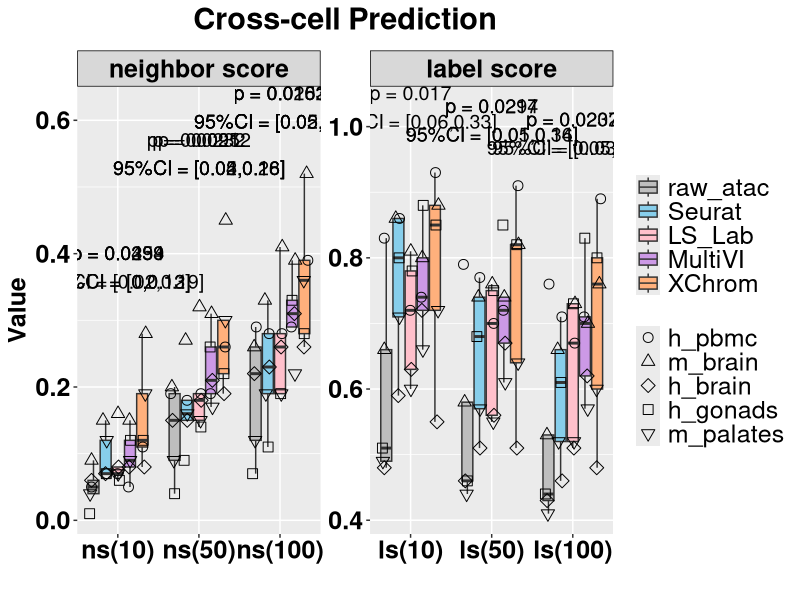
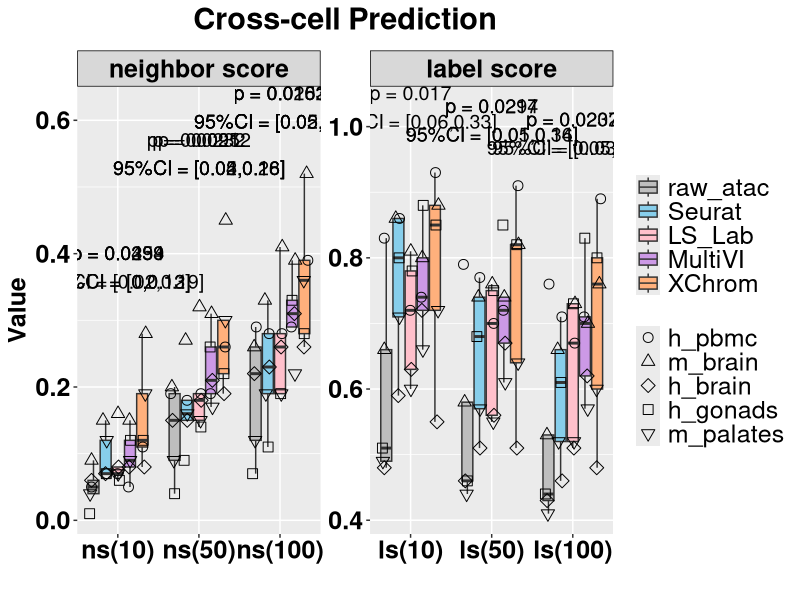

These charts were generated, in order, by the following R code:
library(ggplot2)
library(readr)
library(dplyr)
library(tidyr)
df <- read_csv('intra_method_nsls100.csv')

# 将 Metric 转换为因子并指定顺序
df$Metric <- factor(df$Metric, levels = c("ns(10)", "ns(50)", "ns(100)", 
                                          "ls(10)", "ls(50)", "ls(100)"))
df$Method <- factor(df$Method, levels = c('raw_atac',"Seurat", "LS_Lab", "MultiVI", "XChrom"))
df$Dataset<-factor(df$Dataset, levels = c("h_pbmc","m_brain","h_brain",'h_gonads','m_palates'))

##########------------------------------------------############################
# 添加一个新的列来标识 ns 和 ls
df <- df %>%
  mutate(MetricType = ifelse(grepl("ns", Metric), "neighbor score", "label score"))%>%
  mutate(MetricType = factor(MetricType, levels = c("neighbor score", "label score")))

# 统计每个分面类型的数量
metric_counts <- df %>%
  group_by(MetricType) %>%
  summarise(count = n(), .groups = "drop")

#################################### 分面 ######################################
y_pos <- df %>% 
  group_by(Metric) %>% 
  summarise(max_val = max(Value))

# 获取所有需要比较的方法（排除XChrom自身）
other_methods <- unique(df$Method[df$Method != "XChrom"])

# 提取XChrom的数据作为基准
xchrom_data <- df %>% 
  filter(Method == "XChrom") %>% 
  select(Dataset, Metric, MetricType, Value_XChrom = Value)

# 生成比较数据
comparison_data <- df %>%
  filter(Method != "XChrom") %>% 
  inner_join(xchrom_data, by = c("Dataset", "Metric", "MetricType")) %>%
  mutate(diff = Value_XChrom - Value)

# 计算统计指标
annotation_df <- comparison_data %>%
  group_by(Metric, Method) %>%  # 按Metric和对比方法分组
  summarise(
    mean_diff = mean(diff, na.rm = TRUE),
    se_diff = sd(diff, na.rm = TRUE) / sqrt(n()),
    lower_ci = mean_diff - qt(0.975, df = n()-1) * se_diff,
    upper_ci = mean_diff + qt(0.975, df = n()-1) * se_diff,
    p_value = t.test(Value_XChrom, Value, paired = TRUE)$p.value,
    .groups = "drop"
  ) %>%
  mutate(
    p_value_label = ifelse(p_value < 0.05,
                           paste0("p = ", signif(p_value, digits = 3)),
                           NA_character_)
  ) %>%
  # 合并MetricType和y轴位置信息
  left_join(distinct(df, Metric, MetricType), by = "Metric") %>% 
  left_join(
    df %>% group_by(Metric) %>% summarise(max_val = max(Value)),
    by = "Metric"
  ) %>% 
  mutate(y_position = ifelse(p_value < 0.05, max_val + 0.1, NA_real_))

# 绘制分面图，使用不同的纵坐标尺度并去除没有数据的分面轴
ggplot(df, aes(x = Metric, y = Value,)) +
  geom_boxplot(aes(group = interaction(Metric, Method), fill = Method), 
               alpha = 1, outlier.shape = NA) +  # 绘制箱线图
  geom_jitter(
    aes(group = interaction(Metric, Method), shape = Dataset),
    position = position_jitterdodge(
      jitter.width = 0.2,   # 控制抖动幅度
      dodge.width = 0.8     # 控制不同 Scenario 的间距
    ),size = 3,alpha = 1,color = "black",#stroke = 0.5
  )+
  scale_fill_manual(values = c('raw_atac' = 'grey', "Seurat" = "skyblue", 'LS_Lab' = "pink",
                               'MultiVI' = '#CC99E6', "XChrom" = "#FFB07C")) +  # 自定义箱线图颜色
  scale_shape_manual(
    values = c(
      "h_pbmc" = 1,    # 空心圆
      "m_brain" = 2,    # 空心三角
      "h_brain" = 5,    # 空心菱形
      "h_gonads" = 0,    # 空心方框
      "m_palates" = 6    # 空心倒三角
    ))+
  scale_x_discrete(expand = expansion(add = c(0.5, 0.5))) +  # 增加 x 轴 Metric 之间的间距
  guides(shape = guide_legend(order = 2), fill = guide_legend(order = 1)) +  # 图例顺序
  facet_wrap(~MetricType, scales = "free")+
  theme_set(theme_bw())+
  # theme_minimal() +
  theme(
    axis.text.x = element_text(angle = 0, hjust = 0.5, size = 18, face = "bold", color = "black", margin = margin(t =2)),
    axis.text.y = element_text(size = 18, face = "bold", color = "black"),
    axis.title = element_text(size = 18, color = "black", face = "bold"),
    legend.title = element_blank(),
    plot.title = element_text(hjust = 0.5, size = 22, face = "bold",margin = margin(b = 10)),
    legend.text = element_text(size = 18),
    strip.background = element_rect(fill = rgb(0.5, 0.5, 0.5, 0.3),color = "black", size = 0.5),  # 设置分面标签背景
    strip.text = element_text(size = 18, face = "bold", color = "black"),  # 设置分面标签的文字样式
    strip.text.x = element_text(size = 18, face = "bold",color = "black"),  # 设置分面标签的文本样式
  ) +
  labs(title = "Cross-cell Prediction", x = "", y = "Value") +
  geom_text(
    data = annotation_df[annotation_df$p_value<0.05,],
    aes(x = Metric, y = y_position,group = MetricType,  # x=1.5 将注释居中于分面面板
        label = paste0(p_value_label, "\n95%CI = [",
                       round(lower_ci, 2), ",",
                       round(upper_ci, 2), "]")),
    inherit.aes = FALSE,size = 5,
    color = "black",hjust = 0.5)



ggsave("intra_method_nsls_box.pdf", plot = last_plot(), 
       width = 20, height = 8, units = "in")
